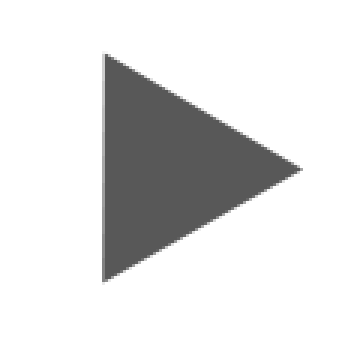
#> input picture play.png, 113 x 113 px (shown 3 times larger)
$ python toimg.py
#> lines starting #> are read from the running program, lines starting #| are printed output that depends on the picture
# -*- coding: utf-8 -*-

import os
from PIL import Image

# files = os.popen('ls | grep 萌宠 |  grep -v json | sed "s:^:`pwd`/:"')
play = Image.open(('../play.png'))
#> play is the input picture: PIL image 113x113 P; mean R, G, B, A 163.8, 163.8, 163.8, 121.6
play = play.convert('RGBA')
play = play.resize((150, 150))
#> play: PIL image 150x150 RGBA
# [23 lines of commented-out code are left out]

img = Image.open('../test.gif')
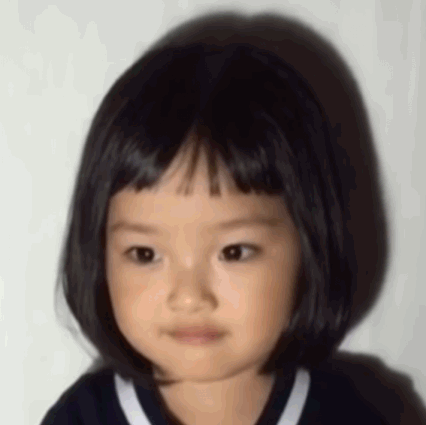
#> input picture test.gif, 426 x 425 px
#> img is the input picture: PIL image 426x425 P; mean R, G, B 128.4, 116.5, 110
diff = img.size[0] - img.size[1] * 5 / 4
#> diff = -105.2
p1 = (0, diff * 2 / -5) if diff <= 0 else (diff / 2, 0)
#> p1 = (0, 42.1)
p2 = (img.size[0], diff * 2 / -5 + img.size[1] * 4 / 5) if diff <= 0 else (diff / 2 + img.size[1] * 5 / 4, img.size[1])
#> p2 = (426, 382.1)
img = img.crop(p1 + p2)
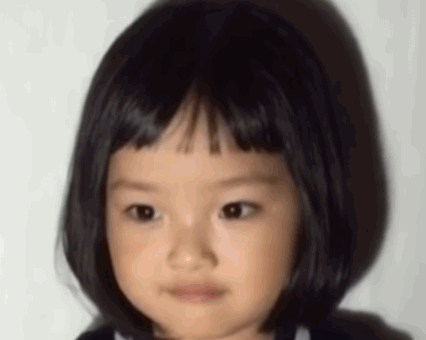
#> img: PIL image 426x340 P; mean R, G, B 126, 112.7, 105.5
img = img.convert('RGBA')
#> img: PIL image 426x340 RGBA
img = img.resize((500, 400))
#> img: PIL image 500x400 RGBA
area = ((175, 125, 325, 275))
img.paste(play, area, play)
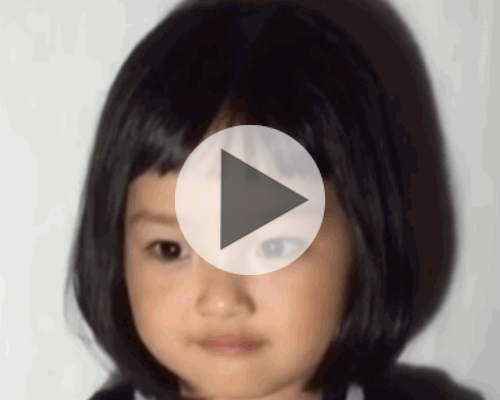
#> img: PIL image 500x400 RGBA; mean R, G, B, A 127.3, 116, 110.1, 249.9; transparent parts drawn white
img.show()
img.save('./check.png')
